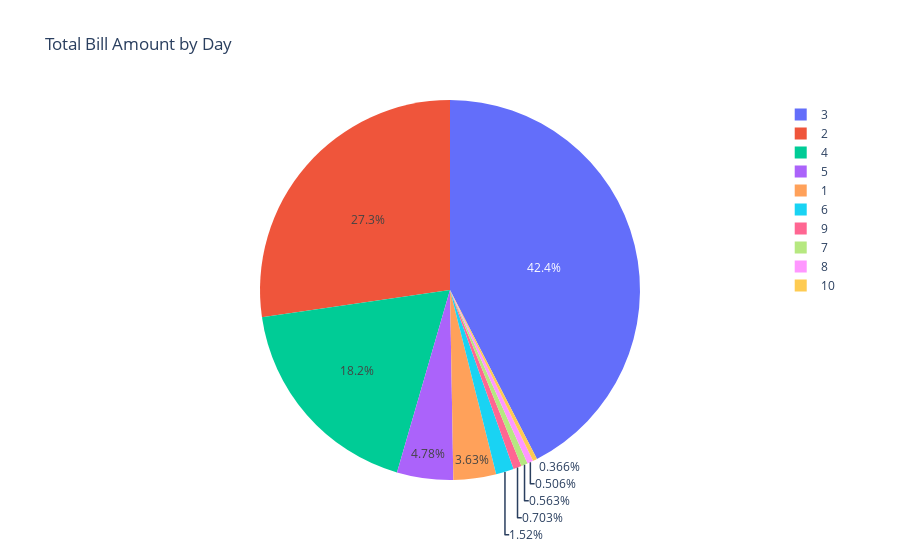

This figure's notebook cell:
### Code cell
fig = px.pie(df, names='bedRoom', title='Total Bill Amount by Day')

# Show the plot
fig.show()

### Figure 1 — Plotly figure (JSON) as saved in the notebook; plotly's stock layout.template omitted (floating-point values rounded to 4 significant figures; data arrays with more than 128 entries replaced by an {"elided": "..."} marker saying what was removed)
{"data": [{"domain": {"x": [0, 1], "y": [0, 1]}, "hovertemplate": "bedRoom=%{label}<extra></extra>", "labels": {"elided": "3554 int values"}, "legendgroup": "", "name": "", "showlegend": true, "type": "pie"}], "layout": {"autosize": true, "legend": {"tracegroupgap": 0}, "title": {"text": "Total Bill Amount by Day"}}}
